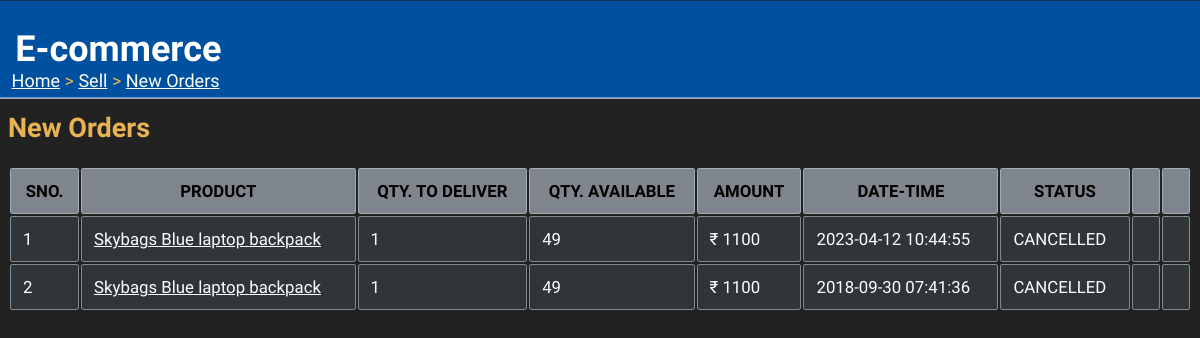
/sell/neworders/ (signed in), run on the app's committed database.
### tables this page shows
CREATE TABLE orders(
orderID varchar(10) PRIMARY KEY,
custID REFERENCES customer(custID),
prodID REFERENCES product(prodID),
quantity integer check(quantity>=1),
date datetime not null,
cost_price decimal(9,2) NOT NULL,
sell_price decimal(9,2) NOT NULL,
status varchar(15) NOT NULL,
CHECK (cost_price < sell_price )
);

CREATE TABLE product(
prodID varchar(10) PRIMARY KEY,
name varchar(30) NOT NULL,
quantity integer CHECK(quantity>=0) NOT NULL,
category varchar(30) NOT NULL ,
cost_price decimal(9,2) NOT NULL,
sell_price decimal(9,2) NOT NULL,
description varchar(100),
sellID varchar(10) REFERENCES seller (sellID),
CHECK (sell_price>cost_price)
);

### appliction.py (the view)
@application.route("/sell/neworders/")
def new_orders():
    if 'userid' not in session:
        return redirect(url_for('home'))
    if session['type']=="Customer":
        abort(403)
    res = sell_orders(session['userid'])
    return render_template('new_orders.html', orders=res)

### dbaccess.py (called while the page is built)
def sell_orders(sellID):
    conn = sqlite3.connect('onlineshop.db')
    cur = conn.cursor()
    a = cur.execute(""" SELECT o.orderID, o.prodID, p.name, o.quantity, p.quantity, o.cost_price, o.date, o.status
                        FROM orders o JOIN product p
                        WHERE o.prodID=p.prodID AND p.sellID=? AND o.status!='RECIEVED'
                        ORDER BY o.date DESC """, (sellID,))
    res = [i for i in a]
    conn.close()
    return res

### templates/new_orders.html (shortened to what this page needs)
<html>
<head>
  <link rel="stylesheet" href="{{url_for('static', filename='main.css')}}">
</head>
<body>
  <div class="sticky">
    <h1>E-commerce</h1>
  </div>
  <div class="nav">
    <p><a href="/">Home</a> > <a href="/sell">Sell</a> > <a href="">New Orders</a></p>
  </div>
  <h2>New Orders</h2>
  {% if orders|length==0 %}
  <p>You have new orders right now.</p>
  {% else %}
  <table>
    <tr>
      <th>SNO.</th><th>PRODUCT</th><th>QTY. TO DELIVER</th>
      <th>QTY. AVAILABLE</th><th>AMOUNT</th><th>DATE-TIME</th><th>STATUS</th><th></th><th></th>
    </tr>
    {% set cnt={'val':1} %}
    {% for i in orders %}
    <tr>
      <td>{{cnt['val']}}</td><td><a href="/viewproduct/{{i[1]}}">{{i[2]}}</a></td><td>{{i[3]}}</td><td>{{i[4]}}</td>
      <td>₹ {{i[5]}}</td><td>{{i[6]}}</td><td>{{i[7]}}</td>
      {% if i[7]=="PLACED" %}
      {% if i[3]<=i[4] %}
      <td><p class="press"><a href="/dispatch/{{i[0]}}">Dispatch Order</a></p></td>
      {% else %}
      <td>Insufficient Stock</td>
      {% endif %}
      <td><p class="press"><a href="/cancel/{{i[0]}}">Cancel Order</a></p></td>
      {% else %}
      <td></td><td></td>
      {% endif %}
    </tr>
    {% endfor %}
  </table>
  {% endif %}
</body>
</html>

### static/main.css (style rules this page uses)
div.sticky { position: -webkit-sticky; position: sticky; top: 0.2px; margin: -0.7vw; background-color: #0050a0; color: white; padding: 0.3vw; font-size: 1.5vw; border-bottom: 1px solid white; font-family: 'Acme'; }
div.sticky h1 { padding-left:1vw; }
body { font-family:'K2D'; font-size: 1.5vw; background-image: url('background2.jpg'); background-size: cover; background-repeat: no-repeat; background-attachment: fixed; color: rgb(232, 180, 83); max-width: 100%; overflow-x: hidden; }
div.nav { position: fixed; display: block; top: 5vw; margin:-0.7vw; padding-left:1vw; border:none; overflow: hidden; }
div.nav a { text-decoration: underline; color: white; }
table { width: 100%; font-size: 1.4vw; }
th { border: 1px solid rgba(187, 203, 207, 0.589); border-radius: 0.2vw; padding: 1vw; text-align: center; background-color: rgba(185, 196, 206, 0.616); color: black; }
td { border: 1px solid rgba(187, 203, 207, 0.589); border-radius: 0.2vw; padding:1vw; text-align: left; background-color: rgba(60, 71, 80, 0.521); color: white; word-wrap: break-word; }
td a { text-decoration: underline; color: white; }
a { text-decoration: underline; color: white; }

### data on the page
orders: val "1", name "Skybags Blue laptop backpack", quantity "1", quantity "49", cost_price "1100", date "2023-04-12 10:44:55", status "CANCELLED"
orders: val "2", name "Skybags Blue laptop backpack", quantity "1", quantity "49", cost_price "1100", date "2018-09-30 07:41:36", status "CANCELLED"
